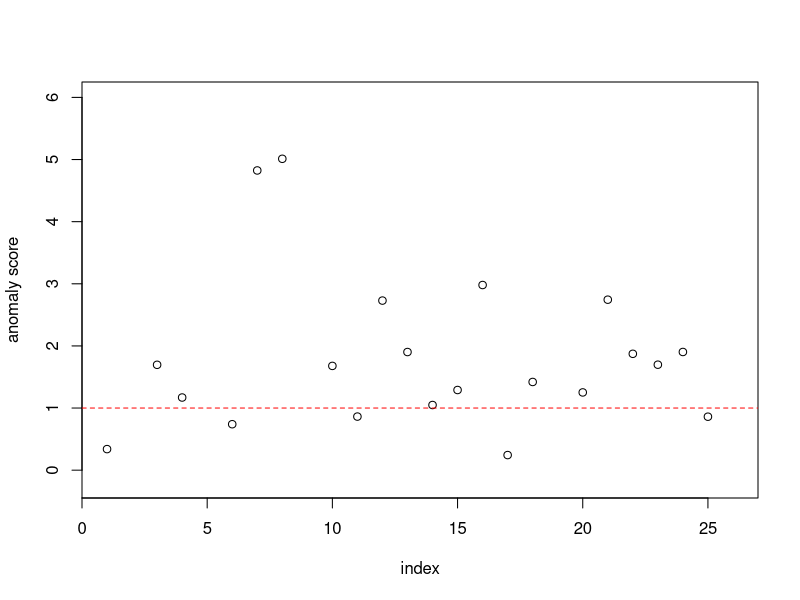
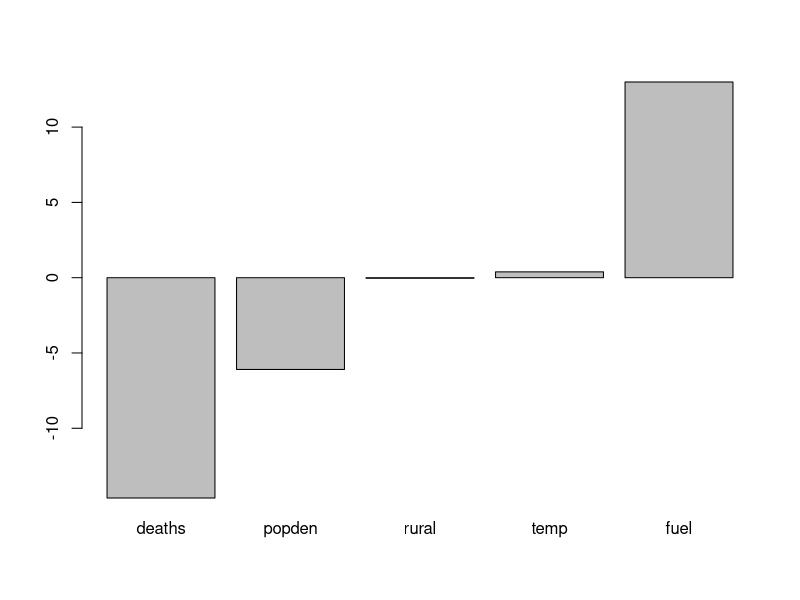

R code for these plots, in order:
library(MASS)
X = road / road$drivers
X = as.matrix(log(X[,-2] + 1))
mx = colMeans(X)
Xc = X - matrix(1, nrow(X), 1) %*% mx
Sx = t(Xc) %*% Xc / nrow(X)
a = rowSums((Xc %*% solve(Sx)) * Xc)
plot(a, xlab = "index", ylab = "anomaly score", ylim = c(-1,30)/ncol(X))
lines(0:30, rep(1, length(0:30)), col = "red", lty = 2)

xc_prime = Xc["Calif",]
SN1 = 10 * log10(xc_prime^2/diag(Sx))
barplot(SN1)